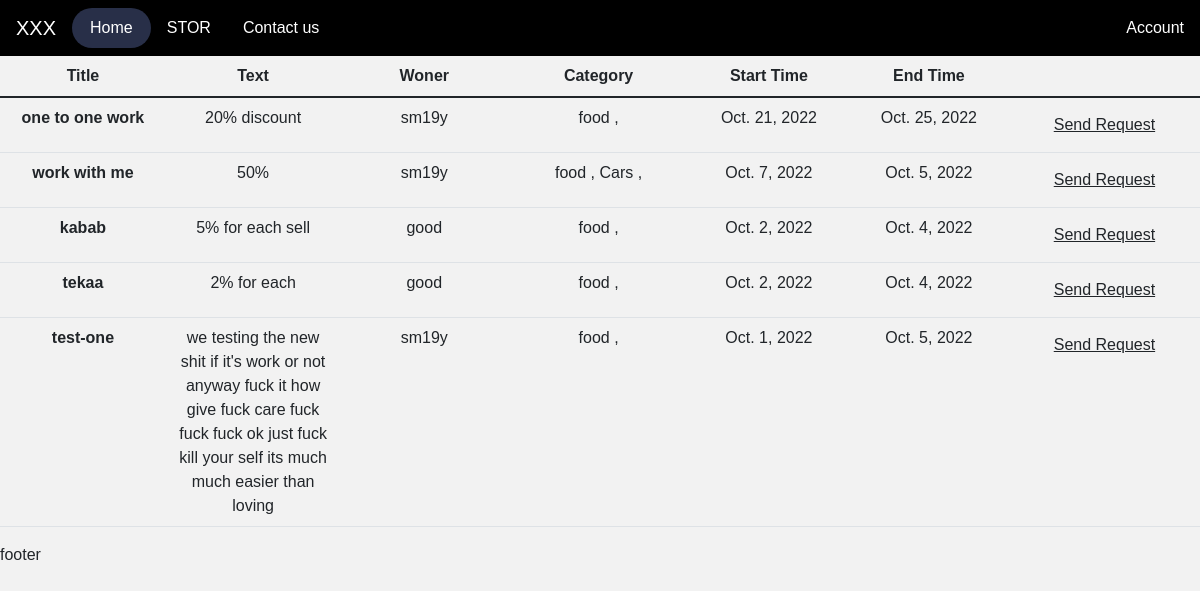
Page /alloffers on the committed database.
### app/models.py (models this page shows, shortened)
class offers(models.Model):
    title = models.CharField(max_length = 100)
    text = models.TextField(null=True , blank=True)
    woner = models.ForeignKey(Brand,on_delete=models.CASCADE)
    startTime=models.DateField(auto_now = True)
    endTime = models.DateField()
    categorys = models.ManyToManyField(category)

class Brand(models.Model):
    teleuser = models.CharField(max_length = 120,null=True,blank=True)
    user = models.OneToOneField(User,on_delete=models.CASCADE)
    block = models.BooleanField()
    def __str__(self):
        return self.user.username

class category(models.Model):
    title = models.CharField(max_length=25,null=True,blank=True)

### app/offers.py (the view)
# urls.py: path('alloffers',offer,name="alloffers"),
def offer(e):
    data = offers.objects.order_by("-startTime")
    return render(e,'offers/alloffers.html',{
        'data':data,
    })

### templates/offers/alloffers.html (shortened to what this page needs)
{%extends "base.html"%}
{%load static%}
{%block body%}
<table class="table">
    <thead>
      <tr>
        <th scope="col">Title</th>
        <th scope="col">Text</th>
        <th scope="col">Woner</th>
        <th scope="col">Category</th>
        <th scope="col">Start Time</th>
        <th scope="col">End Time</th>
        <th scope="col"> </th>
      </tr>
    </thead>
    <tbody class="table-group-divider">
        {%for i in data%}
        <tr>
            <th scope="row">{{i.title}}</th>
            <td>{{i.text}}</td>
            <td>{{i.woner}}</td>
            <td>
                {%for j in i.categorys.all%}
                    {{j.title}} ,
                {%endfor%}
            </td>
            <td>
                {{i.startTime}}
            </td>
            <td>{{i.endTime}}</td>
            <td>
                <form action="{% url 'sendRequest' %}" method="post">
                    <button type="button" class="btn" id="sendid{{i.id}}" style="text-decoration:underline;">
                        Send Request
                    </button>
                </form>
            </td>
          </tr>
        {%endfor%}
    </tbody>
</table>
{%endblock%}

### static/css/main.css (style rules this page uses)
:root { --shadow:0px 0px 8px 1px rgba(0, 0, 0, 0.25); --rounded:30px; --num-cols:3; --subcolor:#d35252; --subcolorBlue:#282F48; --textColor:#f2f2f2; }
html,body { background-color: #f2f2f2; height: 100%; margin:0; }
body { margin:0; padding: 0; overflow-x: hidden; }
.postsTable tr,td,th { margin:0 auto; text-align: center; align-items: center; padding: 10px; width:350px; }

### static/css/instagram.css (style rules this page uses)
* { box-sizing: border-box; }
body { width:100%; height:100%; font-family: Sans-serif; }

### rows in the picture
offers: title "one to one work", text "20% discount", woner "sm19y", startTime "Oct. 21, 2022", endTime "Oct. 25, 2022"
category: title "food"
offers: title "work with me", text "50%", woner "sm19y", startTime "Oct. 7, 2022", endTime "Oct. 5, 2022"
category: title "Cars"
offers: title "kabab", text "5% for each sell", woner "good", startTime "Oct. 2, 2022", endTime "Oct. 4, 2022"
offers: title "tekaa", text "2% for each", woner "good", startTime "Oct. 2, 2022", endTime "Oct. 4, 2022"
offers: title "test-one", text "we testing the new shit if it's work or not anyway fuck it how give fuck care fuck fuck fuck ok just fuck kill your self its much much easier than loving", woner "sm19y", startTime "Oct. 1, 2022", endTime "Oct. 5, 2022"
